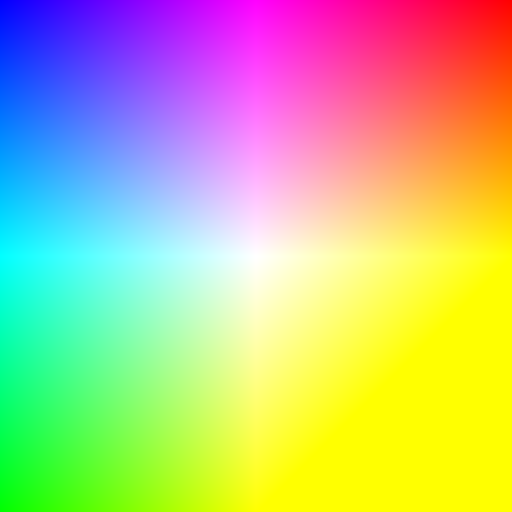
#> input picture RGB.jpg, 1024 x 1024 px (shown at 1/2 size)
$ python My.py
#> lines starting #> are read from the running program, lines starting #| are printed output that depends on the picture
import cv2

rgb = cv2.imread("RGB.jpg")
#> rgb is the input picture: shape (1024, 1024, 3); mean B, G, R 138.5, 191.2, 191.2
rgb = cv2.resize(rgb, (500, 250))
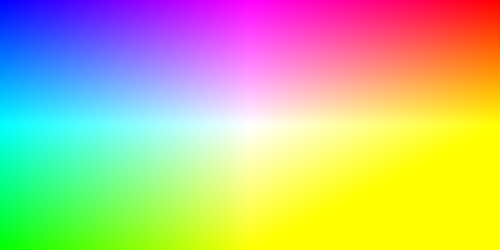
#> rgb: shape (250, 500, 3); mean B, G, R 138.5, 191.2, 191.2
cv2.imshow("rgb", rgb)

# [x,y,[b,g,r]]

b = rgb[:, :, 0]
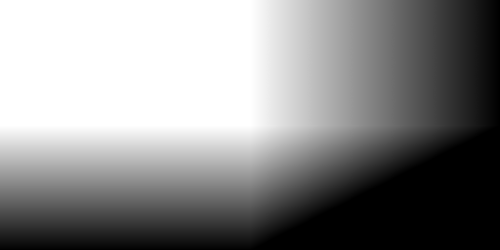
#> b: shape (250, 500); min 0, max 255, mean 138.5
g = rgb[:, :, 1]
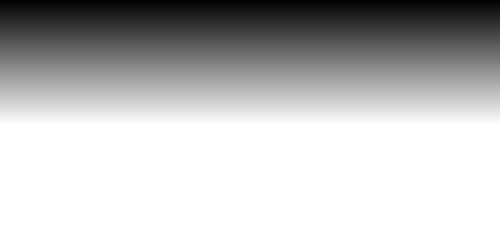
#> g: shape (250, 500); min 1, max 255, mean 191.2
r = rgb[:, :, 2]
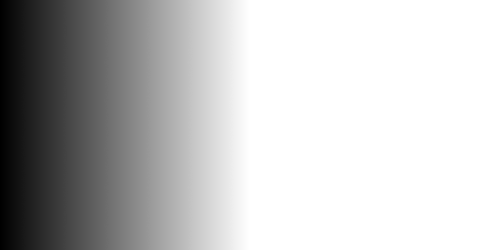
#> r: shape (250, 500); min 0, max 255, mean 191.2

cv2.imshow("b", b)
cv2.imshow("g", g)
cv2.imshow("r", r)

hsv = cv2.cvtColor(rgb, cv2.COLOR_BGR2HSV)
#> hsv: shape (250, 500, 3); mean H, S, V 74.7, 180.5, 255
cv2.imshow("hsv", hsv)

h = hsv[:, :, 0]
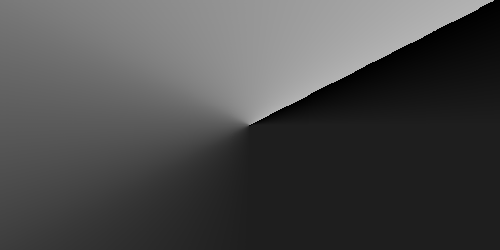
#> h: shape (250, 500); min 0, max 179, mean 74.7
s = hsv[:, :, 1]
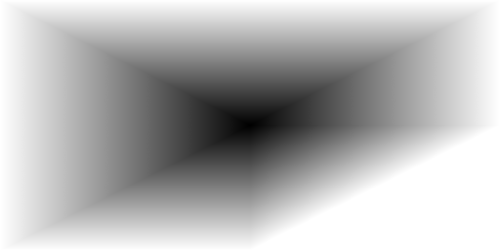
#> s: shape (250, 500); min 0, max 255, mean 180.5
v = hsv[:, :, 2]
#> v: shape (250, 500); every value is 255

cv2.imshow("h", h)
cv2.imshow("s", s)
cv2.imshow("v", v)

while (1):
    if cv2.waitKey(1) == ord("q"):
#> (key q is pressed here)
        break

cv2.destroyAllWindows()
